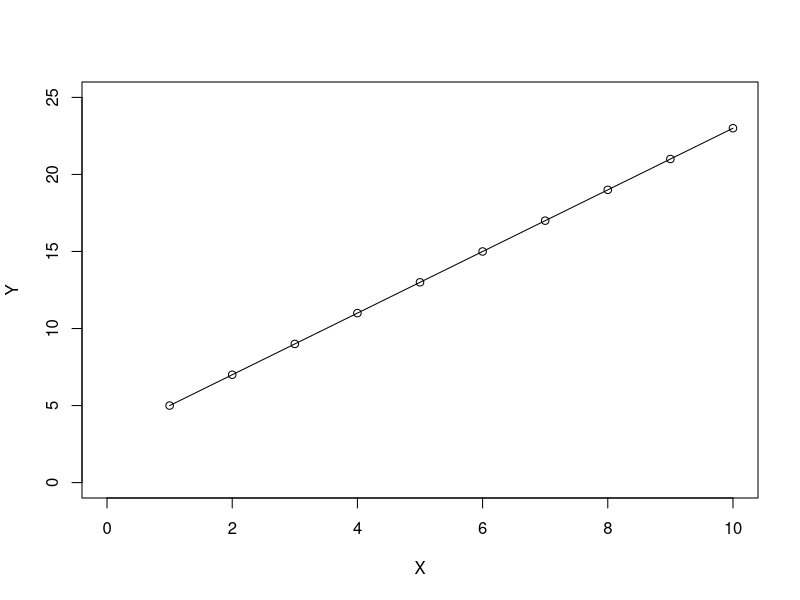
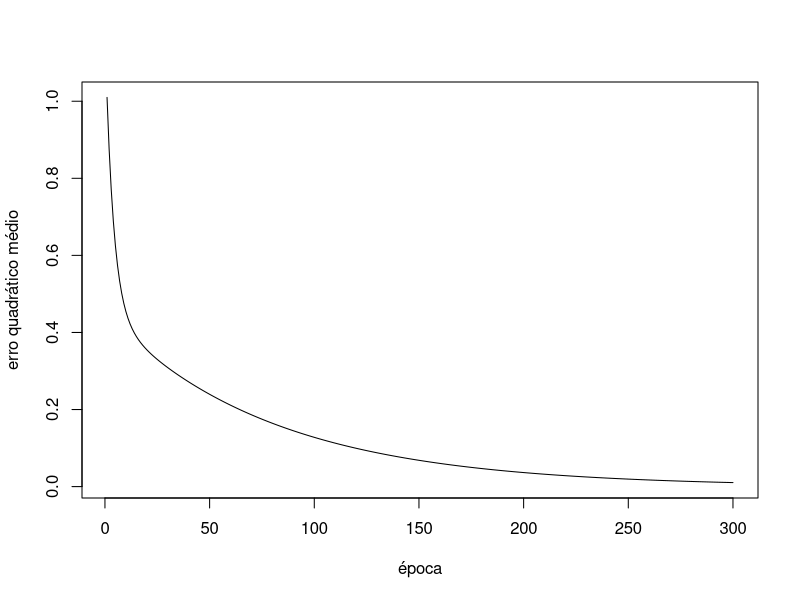
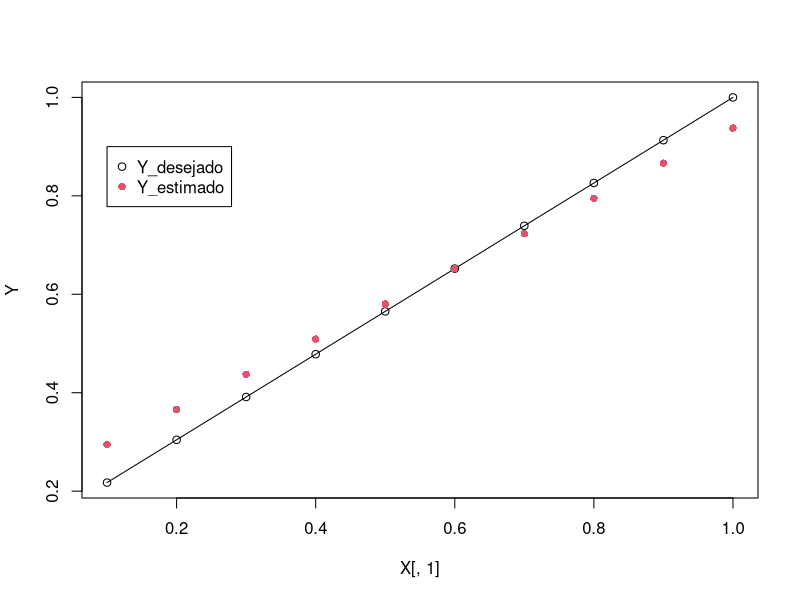

Write R code to recreate these figures, in order.
## ---- chunk 1
# Definindo o tamanho do vetor
N<-10

# Criando o vetor X com valores de 1 a N
X<-seq(1,N)

# Criando o vetor Y com a função 2X + 3
Y<-2*X+3

# Plotando os valores de X e Y em um gráfico de pontos
plot(X,Y,type="o",xlim=c(0, 10),ylim=c(0,25))
## ---- chunk 2
# Normalizando os vetores entre 0 e 1 e transpondo
X<-X/max(X)
Y<-Y/max(Y)
X<-t(t(X))

# Adicionando um vetor de bias à matriz X
bias<-1
X<-cbind(X,bias)

# Imprimindo as matrizes X e Y
print(X)
print(cbind(Y))
## ---- chunk 3
# Definindo o número máximo de épocas e a taxa de aprendizado
epoca_max<-300
eta<-0.01

# Inicializando o vetor de pesos W
W<-c(0,1)

# Inicializando vetores para armazenar os erros das iterações e das épocas
err_iter<-rep(0,N)
err_epoc<-rep(0,epoca_max)

# Iniciando o loop de treinamento
for (epoca in 1:epoca_max) {
  for (i in 1:N) {
    # Calculando a saída estimada para a entrada atual
    v <- sum(X[i,]*W)
    # Calculando o erro entre a saída desejada e a saída estimada
    erro <- Y[i] - v
    # Calculando o delta para atualizar os pesos
    delta <- eta*erro*X[i,]
    # Atualizando os pesos
    W <- W + delta
    # Armazenando o erro da iteração atual
    err_iter[i] <- 0.5*(erro^2)
  }
  # Armazenando o erro da época atual
  err_epoc[epoca] <- sum(err_iter)
}

# Plotando o erro quadrático médio ao longo das épocas
plot(err_epoc, type = "line", xlab = "época", ylab = "erro quadrático médio")
## ---- chunk 4
print(W)
## ---- chunk 5
Y_estimado<-X[,1]*W[1]+W[2]

plot(X[,1],Y,type ="n")
points(X[,1],Y,pch=1,type="o",col="1")
points(X[,1],Y_estimado,pch=16,type="p",col="2")
legend(0.1,0.9,legend=c("Y_desejado","Y_estimado"),col=c(1,2),pch=c(1,16))
## ---- chunk 6
print(paste("Erro final do treinamento", err_epoc[epoca_max]))
## ---- chunk 7
print(paste("Erro final do treinamento", err_epoc[epoca_max]))
